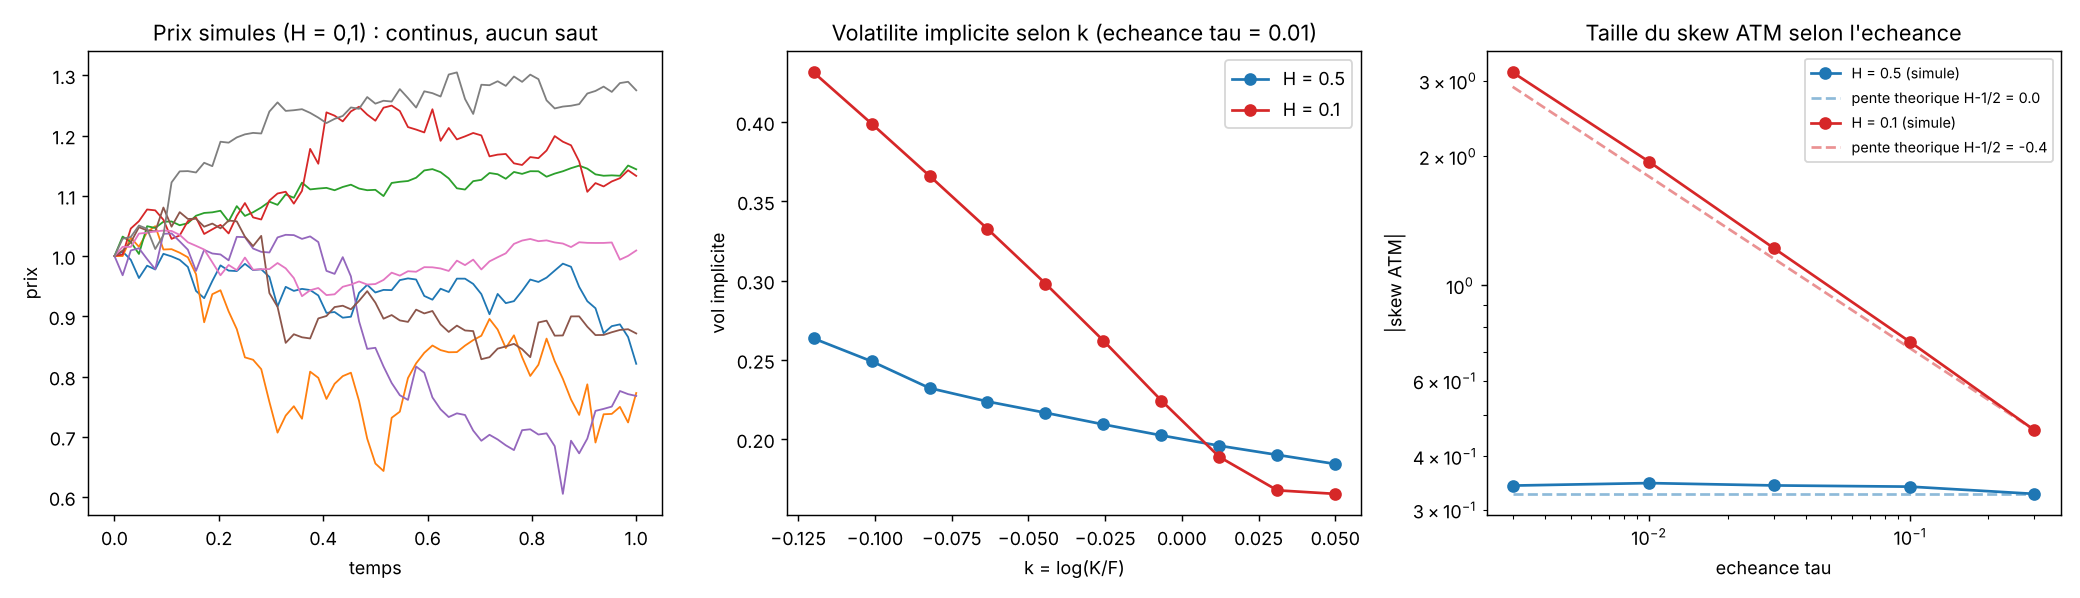

Generate this figure with Python:
"""Un skew qui explose a court terme, sans aucun saut de prix.

Modele (volatilite rugueuse, prix continu) :
  dS/S = sigma_t (rho dW + sqrt(1-rho^2) dW')
  sigma_t = xi * exp(eta * X_t - eta^2/2 * Var(X_t)),  X_t = sqrt(2H) * int_0^t (t-s)^(H-1/2) dW_s
H = 0.5 : volatilite brownienne classique. H = 0.1 : volatilite rugueuse.
"""
import numpy as np
from scipy.stats import norm
import matplotlib
matplotlib.use("Agg")
import matplotlib.pyplot as plt

rng = np.random.default_rng(0)
XI, ETA, RHO = 0.2, 1.0, -0.7
N_STEPS, N_PATHS = 64, 400_000


def bs_price(k, tau, vol, call):
    d1 = (-k + 0.5 * vol**2 * tau) / (vol * np.sqrt(tau))
    d2 = d1 - vol * np.sqrt(tau)
    K = np.exp(k)
    return norm.cdf(d1) - K * norm.cdf(d2) if call else K * norm.cdf(-d2) - norm.cdf(-d1)


def implied_vol(price, k, tau, call):
    lo, hi = 1e-4, 3.0
    for _ in range(60):
        mid = 0.5 * (lo + hi)
        if bs_price(k, tau, mid, call) > price:
            hi = mid
        else:
            lo = mid
    return 0.5 * (lo + hi)


def simulate(H, tau, n=N_STEPS, paths=N_PATHS, keep=0):
    dt = tau / n
    m = np.arange(1, n + 1)
    w = ((m * dt) ** (H + 0.5) - ((m - 1) * dt) ** (H + 0.5)) / ((H + 0.5) * dt)
    var = 2 * H * dt * np.cumsum(w**2)               # Var(X_i), i = 1..n
    T = np.zeros((n, n))
    for i in range(1, n):                              # X_i = sum_{j<i} w_{i-j} dW_j
        T[i, :i] = np.sqrt(2 * H) * w[:i][::-1]
    half = paths // 2
    Z = rng.standard_normal((half, n))
    Z = np.vstack([Z, -Z])                             # antithetiques
    Zp = rng.standard_normal((half, n))
    Zp = np.vstack([Zp, -Zp])
    X = (Z * np.sqrt(dt)) @ T.T
    v = np.concatenate([[0.0], var[:-1]])
    sig = XI * np.exp(ETA * X - 0.5 * ETA**2 * v)
    dB = RHO * Z + np.sqrt(1 - RHO**2) * Zp
    dlogS = -0.5 * sig**2 * dt + sig * np.sqrt(dt) * dB
    logS = np.cumsum(dlogS, axis=1)
    S_T = np.exp(logS[:, -1])
    S_T /= S_T.mean()                                  # forward = 1
    return S_T, (np.exp(logS[:keep]) if keep else None)


def smile(S_T, tau, ks):
    out = []
    for k in ks:
        K = np.exp(k)
        call = k >= 0
        pay = np.maximum(S_T - K, 0) if call else np.maximum(K - S_T, 0)
        out.append(implied_vol(pay.mean(), k, tau, call))
    return np.array(out)


def atm_skew(H, tau):
    S_T, _ = simulate(H, tau)
    kk = 0.3 * XI * np.sqrt(tau)
    iv = smile(S_T, tau, np.array([-kk, kk]))
    return (iv[1] - iv[0]) / (2 * kk)


if __name__ == "__main__":
    taus = np.array([0.003, 0.01, 0.03, 0.1, 0.3])
    res = {H: np.array([atm_skew(H, t) for t in taus]) for H in (0.1, 0.5)}
    for H in res:
        slope = np.polyfit(np.log(taus), np.log(np.abs(res[H])), 1)[0]
        print(f"H={H}: pente log-log mesuree = {slope:.2f}  (theorie H-1/2 = {H-0.5:.2f})")
        print("  skew ATM :", np.round(res[H], 3))

    fig, ax = plt.subplots(1, 3, figsize=(16, 4.6))
    S_T, paths = simulate(0.1, 1.0, keep=8)
    t = np.linspace(0, 1, N_STEPS + 1)
    for p in paths:
        ax[0].plot(t, np.concatenate([[1], p]), lw=1)
    ax[0].set(title="Prix simules (H = 0,1) : continus, aucun saut", xlabel="temps", ylabel="prix")

    tau = 0.01
    ks = np.linspace(-0.12, 0.05, 10)  # au-dela, trop peu de trajets atteignent le strike (prix MC = 0)
    for H, c in ((0.5, "tab:blue"), (0.1, "tab:red")):
        S_T, _ = simulate(H, tau)
        ax[1].plot(ks, smile(S_T, tau, ks), "o-", color=c, label=f"H = {H}")
    ax[1].set(title=f"Volatilite implicite selon k (echeance tau = {tau})", xlabel="k = log(K/F)", ylabel="vol implicite")
    ax[1].legend()

    for H, c in ((0.5, "tab:blue"), (0.1, "tab:red")):
        ax[2].loglog(taus, np.abs(res[H]), "o-", color=c, label=f"H = {H} (simule)")
        ref = np.abs(res[H][-1]) * (taus / taus[-1]) ** (H - 0.5)
        ax[2].loglog(taus, ref, "--", color=c, alpha=.5, label=f"pente theorique H-1/2 = {H-0.5:.1f}")
    ax[2].set(title="Taille du skew ATM selon l'echeance", xlabel="echeance tau", ylabel="|skew ATM|")
    ax[2].legend(fontsize=8)
    plt.tight_layout()
    plt.savefig("/home/user/Projet-de-recherche/simulations/skew_sans_saut.png", dpi=130)
